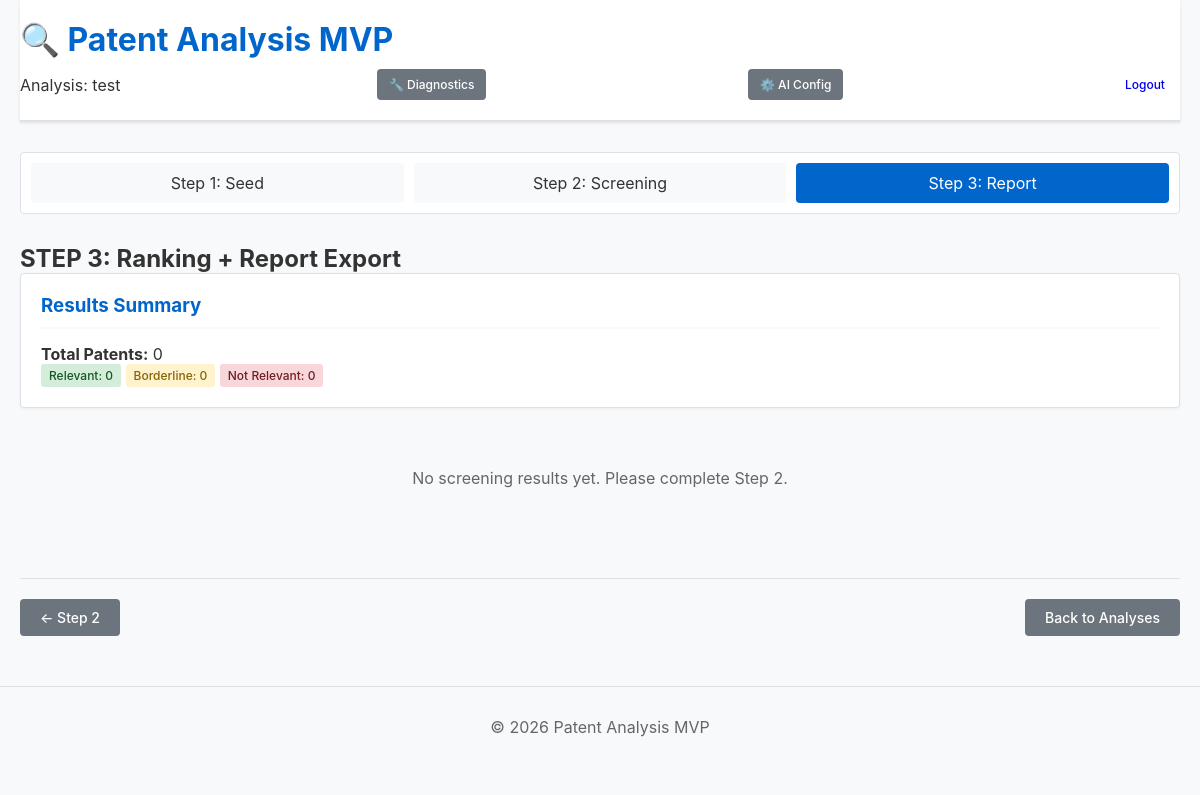
The page /step3.php?analysis_id=1 (signed in) on the database as committed earlier.
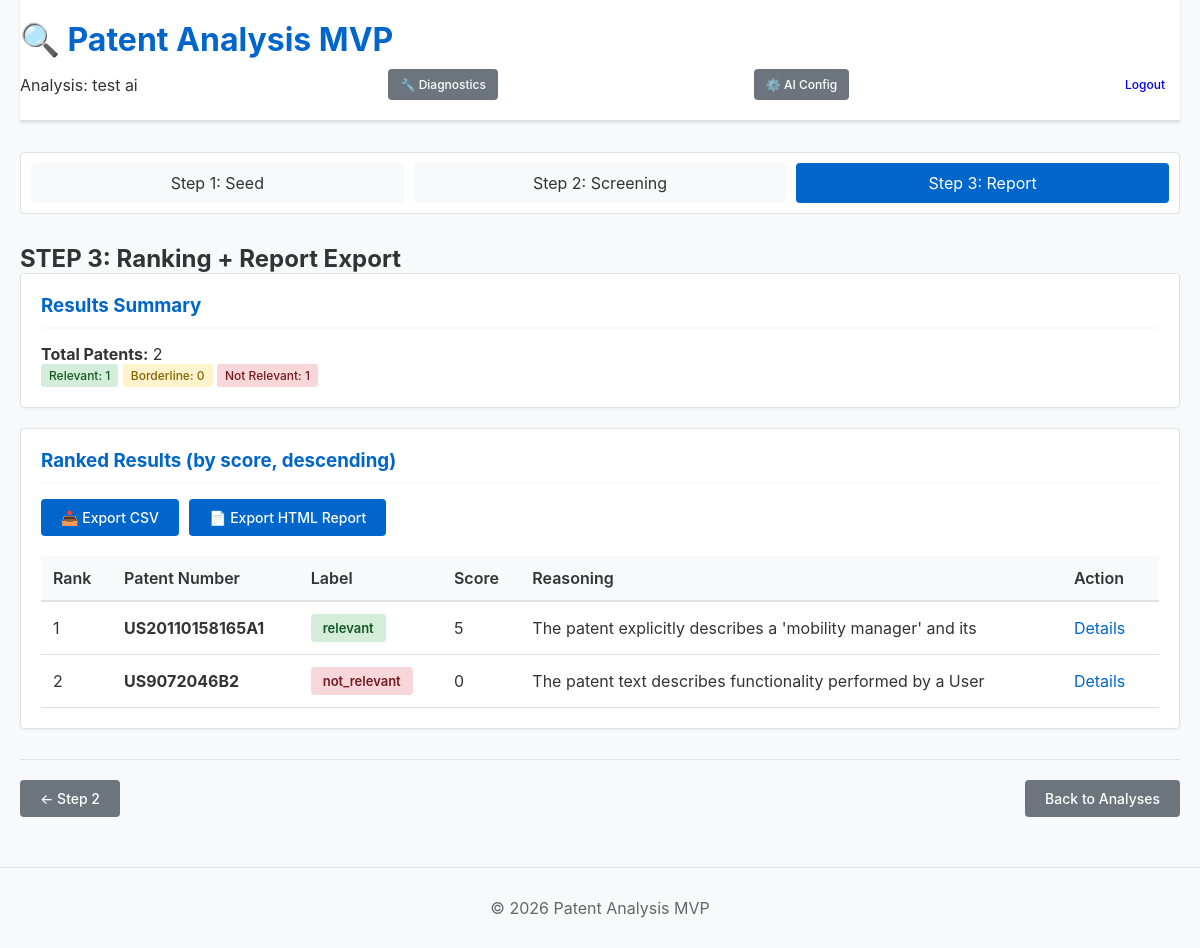
The same page on the database as committed later.
### tables this page shows
CREATE TABLE analyses (
                id INTEGER PRIMARY KEY AUTOINCREMENT,
                name TEXT NOT NULL,
                seed_type TEXT NOT NULL,
                seed_value TEXT NOT NULL,
                seed_extracted_text TEXT,
                created_at TEXT DEFAULT CURRENT_TIMESTAMP,
                updated_at TEXT DEFAULT CURRENT_TIMESTAMP
            );

### lib/Database.php (called while the page is built, shortened)
<?php
class Database {
    private static $instance = null;
    private $pdo;
    private function __construct() {
        try {
            $this->pdo = new PDO('sqlite:' . DB_PATH);
            $this->pdo->setAttribute(PDO::ATTR_ERRMODE, PDO::ERRMODE_EXCEPTION);
        } catch (PDOException $e) {
            Logger::error("Database connection failed: " . $e->getMessage());
            die("Database connection error. Please run: php scripts/init_db.php");
        }
    }
    public static function getInstance() {
        if (self::$instance === null) {
            self::$instance = new self();
        }
        return self::$instance;
    }
    public function getAnalysis($id) {
        $stmt = $this->pdo->prepare("SELECT * FROM analyses WHERE id = ?");
        $stmt->execute([$id]);
        return $stmt->fetch(PDO::FETCH_ASSOC);
    }
    public function getAnalysisResults($analysisId) {
        $stmt = $this->pdo->prepare("
            SELECT p.id, p.patent_number, sr.overall_label, sr.overall_score, sr.reasoning_short, sr.per_element_json
            FROM patents p
            LEFT JOIN screening_results sr ON p.id = sr.patent_id
            WHERE p.analysis_id = ?
            ORDER BY sr.overall_score DESC NULLS LAST
        ");
        $stmt->execute([$analysisId]);
        return $stmt->fetchAll(PDO::FETCH_ASSOC);
    }
}

### public/step3.php (the view, shortened to what the changed rows need)
<?php
require_once __DIR__ . '/../lib/Database.php';
$db = Database::getInstance();
$analysisId = $_GET['analysis_id'] ?? null;
$analysis = $db->getAnalysis($analysisId);
$results = $db->getAnalysisResults($analysisId);
        ?><!DOCTYPE html>
<!DOCTYPE html>
<html lang="en">
<head>
    <link rel="stylesheet" href="assets/styles.css">
</head>
<body>
    <div class="container">
        <header>
            <h1>🔍 Patent Analysis MVP</h1>
            <div class="header-actions">
                <span>Analysis: <?php echo htmlspecialchars($analysis['name']); ?></span>
                <a href="diagnostics.php" class="btn" style="background:#6c757d; color:white; padding:8px 12px; font-size:12px; margin-right:5px;">🔧 Diagnostics</a>
                <a href="ai_config.php" class="btn" style="background:#6c757d; color:white; padding:8px 12px; font-size:12px; margin-right:10px;">⚙️ AI Config</a>
                <a href="logout.php" class="btn btn-logout">Logout</a>
            </div>
        </header>
        <main>
            <section class="step-section">
                <h2>STEP 3: Ranking + Report Export</h2>
                <div class="card">
                    <h3>Results Summary</h3>
                    <p><strong>Total Patents:</strong> <?php echo count($results); ?></p>
                    <?php
                        $relevant = array_filter($results, fn($r) => $r['overall_label'] === 'relevant');
                        $borderline = array_filter($results, fn($r) => $r['overall_label'] === 'borderline');
                        $notRelevant = array_filter($results, fn($r) => $r['overall_label'] === 'not_relevant');
                    ?>
                    <p><span class="badge badge-success">Relevant: <?php echo count($relevant); ?></span>
                       <span class="badge badge-warning">Borderline: <?php echo count($borderline); ?></span>
                       <span class="badge badge-error">Not Relevant: <?php echo count($notRelevant); ?></span>
                    </p>
                </div>
                <?php if (!empty($results)): ?>
                    <div class="card">
                        <h3>Ranked Results (by score, descending)</h3>
                        <div class="export-buttons">
                            <a href="step3.php?analysis_id=<?php echo $analysisId; ?>&export=csv" class="btn btn-primary">📥 Export CSV</a>
                            <a href="step3.php?analysis_id=<?php echo $analysisId; ?>&export=html" class="btn btn-primary">📄 Export HTML Report</a>
                        </div>
                        <table class="results-table">
                            <thead>
                                <tr>
                                    <th>Rank</th>
                                    <th>Patent Number</th>
                                    <th>Label</th>
                                    <th>Score</th>
                                    <th>Reasoning</th>
                                    <th>Action</th>
                                </tr>
                            </thead>
                            <tbody>
                                <?php
                                    $rank = 1;
                                    foreach ($results as $result):
                                        if ($result['overall_label']):
                                ?>
                                    <tr>
                                        <td><?php echo $rank++; ?></td>
                                        <td><strong><?php echo htmlspecialchars($result['patent_number']); ?></strong></td>
                                        <td>
                                            <span class="label-badge <?php echo htmlspecialchars($result['overall_label']); ?>">
                                                <?php echo htmlspecialchars($result['overall_label']); ?>
                                            </span>
                                        </td>
                                        <td><?php echo htmlspecialchars($result['overall_score']); ?></td>
                                        <td><?php echo htmlspecialchars(substr($result['reasoning_short'], 0, 60)); ?></td>
                                        <td>
                                            <a href="patent_detail.php?patent_id=<?php echo $result['id']; ?>" class="link">Details</a>
                                        </td>
                                    </tr>
                                <?php
                                        endif;
                                    endforeach;
                                ?>
                            </tbody>
                        </table>
                    </div>
                <?php else: ?>
                    <div class="empty-state">
                        <p>No screening results yet. Please complete Step 2.</p>
                    </div>
                <?php endif; ?>
            </section>
        </main>
    </div>
</body>
</html>

Rows that differ between the two databases and show on the page:
changed analyses: name "test" → "test ai"
Other text that changed with them:
count($results): "0" → "2"
count($relevant): "0" → "1"
count($notRelevant): "0" → "1"
text no longer shown: "No screening results yet. Please complete Step 2."
text now shown: "Ranked Results (by score, descending) 📥 Export CSV 📄 Export HTML Report Rank Patent Number Label Score Reasoning Action"
new list line: "1 US20110158165A1 relevant 5 The patent explicitly describes a 'mobility manager' and its Details"
new list line: "2 US9072046B2 not_relevant 0 The patent text describes functionality performed by a User Details"
